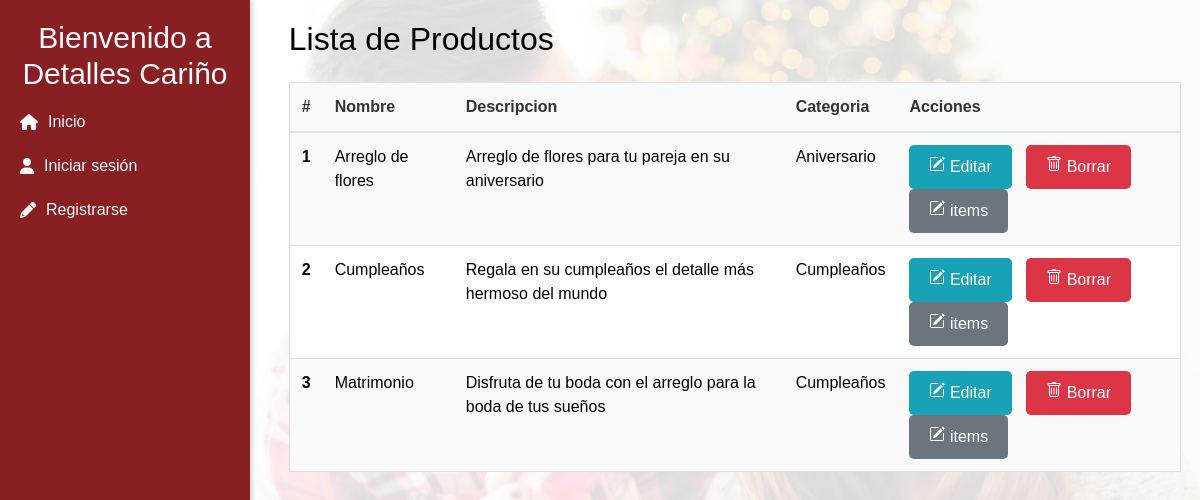
The app's page /productos, older data.
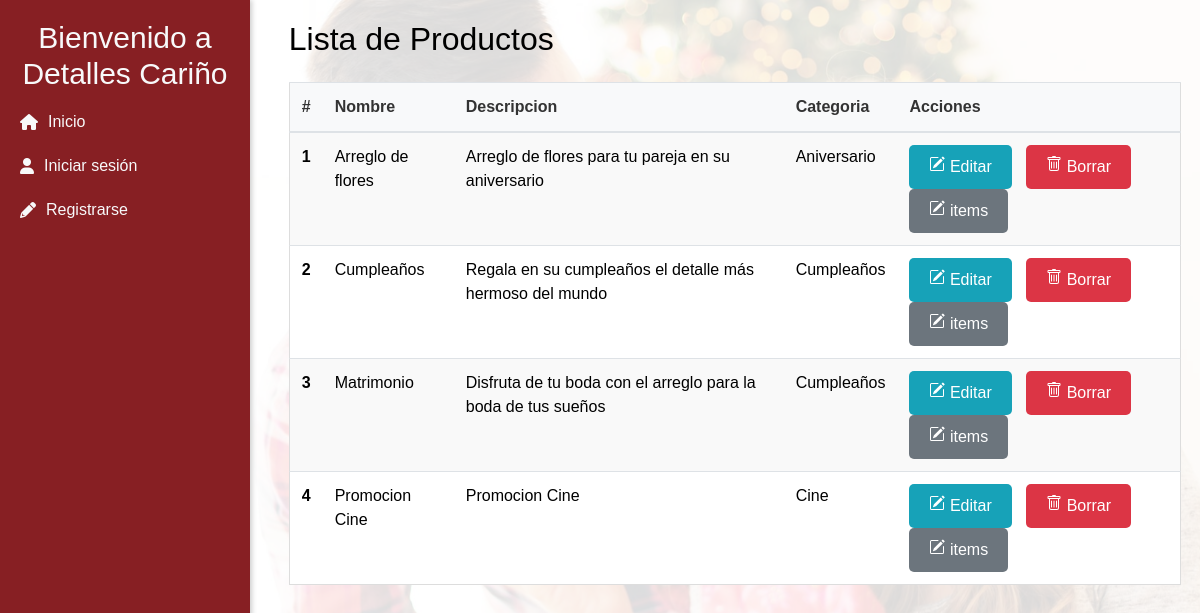
The same page, newer data.
### pedidos/models.py (models this page shows, shortened)
class Producto(models.Model):
    nombre = models.CharField(max_length=50)
    descripcion = models.TextField(max_length=200)
    imagen = models.ImageField(upload_to='productos/', default='productos/producto-default.jpg' , null=True, blank=True)
    categoria = models.CharField(max_length=100)
    precio_base = models.DecimalField(max_digits=10, decimal_places=2, default=0.0, blank=True, null=True)

### pedidos/views.py (the view)
# urls.py: path('productos', productos, name='productos'),                                                     #Visualizar
def productos(request):
    productos = Producto.objects.all()
    contenido = {
        'productos': productos,
        'cliente': request.cliente  #llamo al cliente del middleware
    }
    return render(request, 'productos/listado.html', contenido)

### templates/productos/listado.html (shortened to what this page needs)
{% extends 'menu.html' %}
{% block content %}
  <div class="info-cliente">
    <h2 class="mb-4">Lista de Productos</h2>
    <table class="table">
      <thead>
        <tr>
          <th scope="col">#</th>
          <th scope="col">Nombre</th>
          <th scope="col">Descripcion</th>
          <th scope="col">Categoria</th>
          <th scope="col">Acciones </th>
        </tr>
      </thead>
      <tbody>
        {% for producto in productos %}
        <tr>
          <th scope="row">{{ forloop.counter }}</th>
          <td data-label="Producto">{{ producto.nombre }}</td>
          <td data-label="">{{ producto.descripcion }}</td>
          <td data-label="Categoria">{{ producto.categoria }}</td>
          <td>
            <a href="{% url 'detalle_producto' producto.id %}" class="btn btn-info btn-sm">
              Editar</a>
            <form action="{% url 'eliminar_producto' producto.id %}" method="post" style="display:inline;" class="delete-form">
                <button type="submit" class="btn btn-danger btn-sm">
                  Borrar
                </button>
            </form>
            <a href="{% url 'info_producto' producto.id %}" class="btn btn-secondary btn-sm">
              items</a>
        </td>
        </tr>
        {% endfor %}
      </tbody>
    </table>
  </div>
{% endblock %}

Row changes from the older to the newer data that the page shows:
added Producto: nombre "Promocion Cine", descripcion "Promocion Cine", categoria "Cine"
